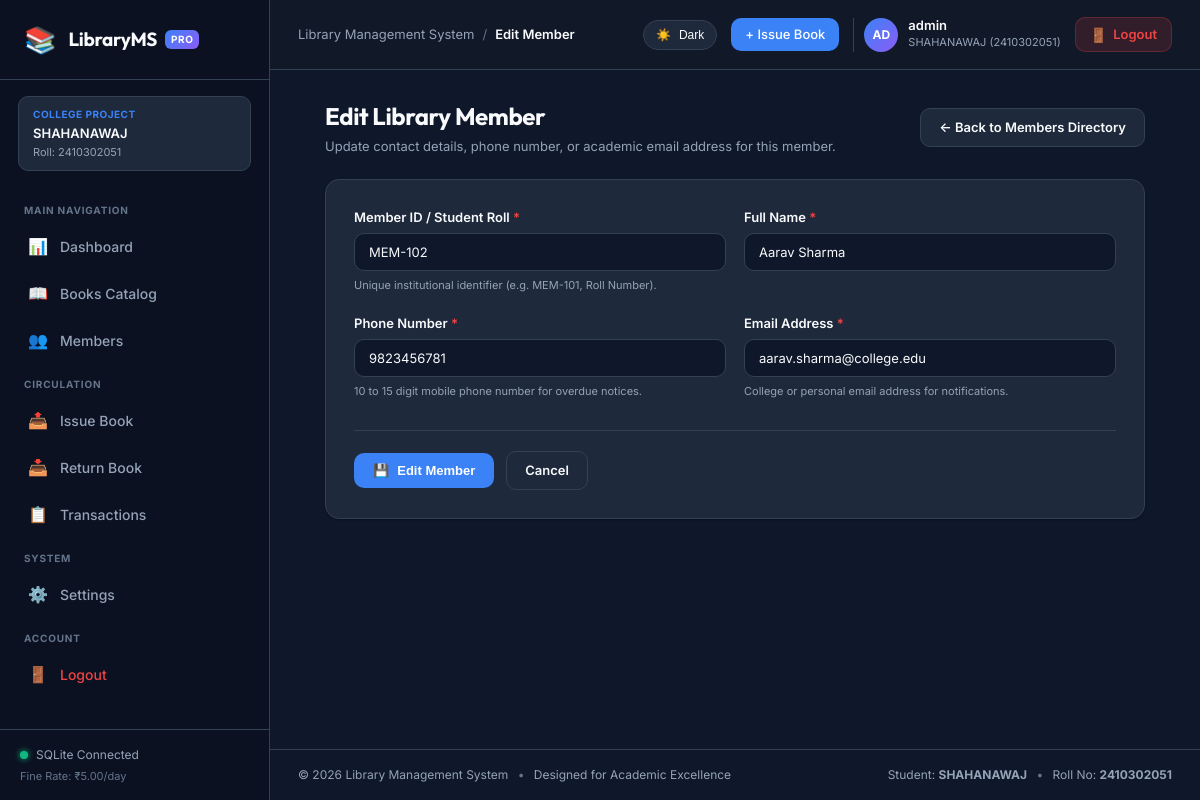
The app's page /members/2/edit (signed in) with its own data.
### tables this page shows
CREATE TABLE members (
            id INTEGER PRIMARY KEY AUTOINCREMENT,
            member_id TEXT UNIQUE NOT NULL,
            name TEXT NOT NULL,
            phone TEXT NOT NULL,
            email TEXT NOT NULL
        );

### app.py (the view, shortened to what this page needs)
@app.route("/members/<int:id>/edit", methods=["GET", "POST"])
def edit_member(id):
    member = MemberService.get_member_by_id(id)
    if not member:
        flash("Member not found.", "danger")
        return redirect(url_for("members_list"))
    return render_template("member_form.html", action="Edit", member=member, id=id)

### app.py (called while the page is built)
@app.context_processor
def inject_globals():
    settings = SettingsService.load_settings()
    current_theme = session.get("theme", "dark" if settings.get("dark_mode", True) else "light")
    current_user = None
    if session.get("user_id"):
        current_user = {
            "id": session.get("user_id"),
            "username": session.get("username", "admin"),
            "role": session.get("role", "Admin")
        }
    return {
        "app_title": APP_TITLE,
        "app_subtitle": APP_SUBTITLE,
        "student_name": STUDENT_NAME,
        "student_roll": STUDENT_ROLL,
        "currency_symbol": CURRENCY_SYMBOL,
        "fine_per_day": FINE_PER_DAY,
        "default_loan_days": DEFAULT_LOAN_DAYS,
        "current_theme": current_theme,
        "current_user": current_user,
        "now_year": datetime.now().year,
        "current_endpoint": request.endpoint or ""
    }

@app.after_request
def add_cache_control_headers(response):
    response.headers["Cache-Control"] = "no-cache, no-store, must-revalidate, max-age=0"
    response.headers["Pragma"] = "no-cache"
    response.headers["Expires"] = "0"
    return response

@app.before_request
def require_authentication():
    open_endpoints = {"login", "signup", "static", "toggle_theme"}
    if request.endpoint and request.endpoint not in open_endpoints:
        if not session.get("user_id"):
            if request.endpoint != "index":
                flash("Please log in to access the library management system.", "warning")
            return redirect(url_for("login", next=request.path))

### database.py (called while the page is built)
def get_db_connection():
    os.makedirs(DB_DIR, exist_ok=True)
    conn = sqlite3.connect(DB_PATH, timeout=10.0)
    conn.execute("PRAGMA foreign_keys = ON;")
    conn.row_factory = sqlite3.Row
    return conn

### services/member_service.py (called while the page is built)
    @staticmethod
    def get_member_by_id(id: int) -> Optional[Dict]:
        conn = get_db_connection()
        cursor = conn.cursor()
        try:
            cursor.execute("SELECT * FROM members WHERE id = ?", (id,))
            row = cursor.fetchone()
            return dict(row) if row else None
        finally:
            conn.close()

### templates/member_form.html (shortened to what this page needs)
{% extends "base.html" %}
{% block page_name %}{{ action }} Member{% endblock %}
{% block content %}
<div class="form-page-container">
    <div class="page-header">
        <div class="header-titles">
            <h1 class="page-title">{{ action }} Library Member</h1>
            <p class="page-subtitle">
                {% if action == 'Add' %}
                    Register a new student, researcher, or faculty member into the circulation directory.
                {% else %}
                    Update contact details, phone number, or academic email address for this member.
                {% endif %}
            </p>
        </div>
        <div>
            <a href="{{ url_for('members_list') }}" class="btn btn-secondary">
                &larr; Back to Members Directory
            </a>
        </div>
    </div>
    <div class="card form-card-box">
        <form method="POST" class="standard-form">
            <div class="form-row">
                <div class="form-group flex-1">
                    <label for="member_id" class="form-label">Member ID / Student Roll <span class="required">*</span></label>
                    <input
                        type="text"
                        id="member_id"
                        name="member_id"
                        value="{{ member.member_id or '' }}"
                        placeholder="e.g. MEM-106 or 2410302051"
                        class="form-control"
                        required
                    >
                    <small class="form-hint">Unique institutional identifier (e.g. MEM-101, Roll Number).</small>
                </div>
                <div class="form-group flex-1">
                    <label for="name" class="form-label">Full Name <span class="required">*</span></label>
                    <input
                        type="text"
                        id="name"
                        name="name"
                        value="{{ member.name or '' }}"
                        placeholder="e.g. Shahanawaj Ansari"
                        class="form-control"
                        required
                    >
                </div>
            </div>
            <div class="form-row">
                <div class="form-group flex-1">
                    <label for="phone" class="form-label">Phone Number <span class="required">*</span></label>
                    <input
                        type="tel"
                        id="phone"
                        name="phone"
                        value="{{ member.phone or '' }}"
                        placeholder="e.g. 9876543210"
                        class="form-control"
                        required
                    >
                    <small class="form-hint">10 to 15 digit mobile phone number for overdue notices.</small>
                </div>
                <div class="form-group flex-1">
                    <label for="email" class="form-label">Email Address <span class="required">*</span></label>
                    <input
                        type="email"
                        id="email"
                        name="email"
                        value="{{ member.email or '' }}"
                        placeholder="e.g. student@college.edu"
                        class="form-control"
                        required
                    >
                    <small class="form-hint">College or personal email address for notifications.</small>
                </div>
            </div>
            <div class="form-actions-bar">
                <button type="submit" class="btn btn-primary">
                    <span class="btn-icon">💾</span> {{ action }} Member
                </button>
                <a href="{{ url_for('members_list') }}" class="btn btn-secondary">Cancel</a>
            </div>
        </form>
    </div>
</div>
{% endblock %}

### static/css/style.css (style rules this page uses)
:root { --font-main: 'Inter', -apple-system, BlinkMacSystemFont, "Segoe UI", Roboto, Helvetica, Arial, sans-serif; --font-heading: 'Outfit', 'Inter', -apple-system, sans-serif; --font-mono: ui-monospace, SFMono-Regular, Menlo, Monaco, Consolas, monospace; --radius-sm: 6px; --radius-md: 10px; --radius-lg: 14px; --radius-full: 9999px; --transition-fast: 0.15s ease; --transition-normal: 0.25s ease; --sidebar-width: 270px; --header-height: 70px; }
[data-theme="dark"], body.theme-dark { --bg-body: #0f172a; --bg-sidebar: #0b1120; --bg-header: #111827; --bg-card: #1e293b; --bg-card-hover: #26354a; --bg-input: #0f172a; --bg-table-header: #172033; --bg-table-row-alt: #162032; --bg-table-hover: #27354f; --border-color: #334155; --border-focus: #60a5fa; --text-main: #f8fafc; --text-muted: #94a3b8; --text-subtle: #64748b; --primary: #3b82f6; --primary-hover: #2563eb; --primary-text: #ffffff; --primary-subtle: rgba(59, 130, 246, 0.15); --success: #10b981; --success-subtle: rgba(16, 185, 129, 0.15); --warning: #f59e0b; --warning-subtle: rgba(245, 158, 11, 0.15); --danger: #ef4444; --danger-subtle: rgba(239, 68, 68, 0.15); --info: #06b6d4; --info-subtle: rgba(6, 182, 212, 0.15); --purple: #8b5cf6; --purple-subtle: rgba(139, 92, 246, 0.15); --shadow-sm: 0 1px 2px rgba(0, 0, 0, 0.3); --shadow-md: 0 4px 6px -1px rgba(0, 0, 0, 0.4), 0 2px 4px -2px rgba(0, 0, 0, 0.4); --shadow-lg: 0 10px 15px -3px rgba(0, 0, 0, 0.5), 0 4px 6px -4px rgba(0, 0, 0, 0.5); }
*, *::before, *::after { box-sizing: border-box; margin: 0; padding: 0; }
body { font-family: var(--font-main); background-color: var(--bg-body); color: var(--text-main); font-size: 14px; line-height: 1.5; -webkit-font-smoothing: antialiased; -moz-osx-font-smoothing: grayscale; min-height: 100vh; }
a { color: var(--primary); text-decoration: none; transition: color var(--transition-fast); }
.card { background-color: var(--bg-card); border: 1px solid var(--border-color); border-radius: var(--radius-lg); box-shadow: var(--shadow-sm); overflow: hidden; }
.page-header { display: flex; align-items: center; justify-content: space-between; margin-bottom: 22px; gap: 16px; flex-wrap: wrap; }
.page-title { font-family: var(--font-heading); font-size: 24px; font-weight: 700; letter-spacing: -0.4px; color: var(--text-main); }
.page-subtitle { font-size: 13px; color: var(--text-muted); margin-top: 3px; }
.btn { display: inline-flex; align-items: center; justify-content: center; gap: 8px; padding: 9px 18px; font-size: 13px; font-weight: 600; border-radius: var(--radius-md); border: 1px solid transparent; cursor: pointer; text-decoration: none; transition: all var(--transition-fast); }
.btn-primary { background-color: var(--primary); color: var(--primary-text); }
.btn-secondary { background-color: var(--bg-card); border-color: var(--border-color); color: var(--text-main); }
.form-page-container { max-width: 820px; margin: 0 auto; }
.form-card-box { padding: 28px; }
.standard-form { display: flex; flex-direction: column; gap: 20px; }
.form-row { display: flex; gap: 18px; flex-wrap: wrap; }
.flex-1 { flex: 1; min-width: 220px; }
.form-group { display: flex; flex-direction: column; gap: 6px; }
.form-label { font-weight: 600; font-size: 13px; color: var(--text-main); }
.required { color: var(--danger); }
.form-control, .form-select { width: 100%; background-color: var(--bg-input); border: 1px solid var(--border-color); border-radius: var(--radius-md); padding: 10px 14px; color: var(--text-main); font-size: 13px; font-family: inherit; transition: border-color var(--transition-fast), box-shadow var(--transition-fast); }
.form-hint { font-size: 11px; color: var(--text-muted); }
.form-actions-bar { display: flex; align-items: center; gap: 12px; margin-top: 10px; padding-top: 20px; border-top: 1px solid var(--border-color); }

### records on screen
members: member_id "MEM-102", name "Aarav Sharma", phone "9823456781", email "aarav.sharma@college.edu"

### other values on screen
{{ student_name }} "SHAHANAWAJ"
{{ student_roll }} "2410302051"
{{ currency_symbol }} "₹"
{{ "%.2f"|format(fine_per_day) }} "5.00"
{{ action }} "Edit"
{{ (current_user.username[:2]|upper) if current_user else 'AD' }} "AD"
{{ current_user.username if current_user else 'Administrator' }} "admin"
{{ app_title }} "Library Management System"
